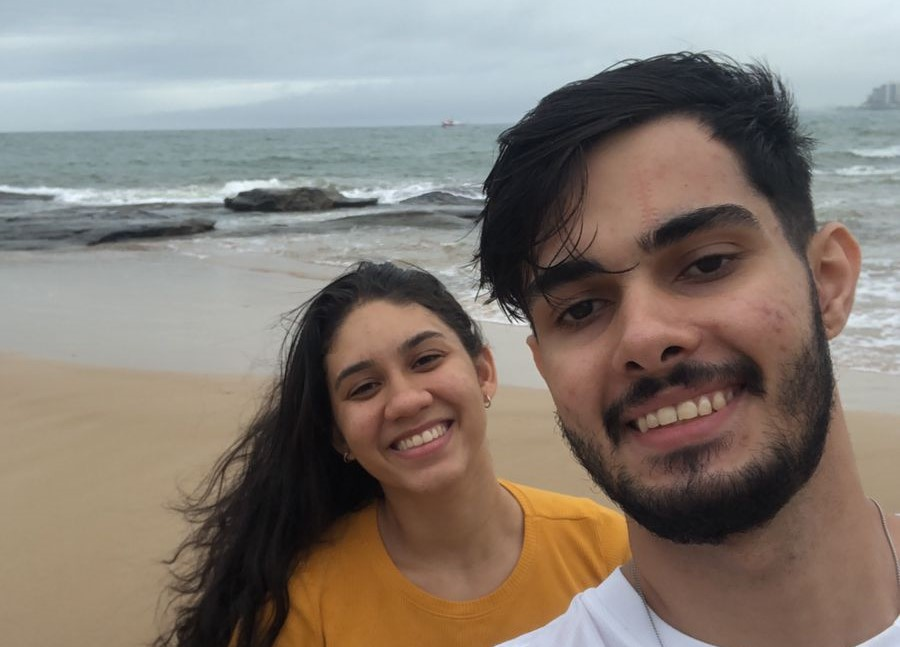
#> input picture imagem/img1.jpg, 900 x 647 px, found by its file name
$ python eye.py
#> lines starting #> are read from the running program, lines starting #| are printed output that depends on the picture; after the words box and inside, x2 and y2 are one past the last pixel; in counts of white or black regions, pixels touching at a corner belong together
import cv2

# Setando a classificacao do xml da OpenCV para olhos
faceCascade = cv2.CascadeClassifier(cv2.data.haarcascades + 'haarcascade_eye.xml')

# Ler a imagem
image = cv2.imread(r"C:\Users\inaci\PycharmProjects\ReconhecimentoFacial\imagem\img1.jpg")
#> image is the input picture: shape (647, 900, 3); mean B, G, R 116.6, 124.9, 134.4

gray = cv2.cvtColor(image, cv2.COLOR_BGR2GRAY)
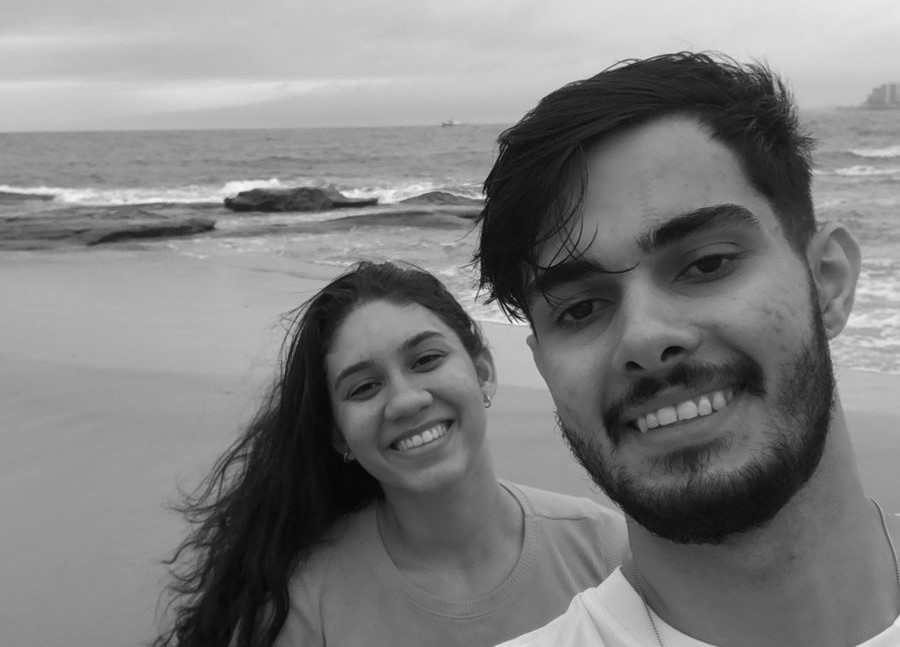
#> gray: shape (647, 900); min 2, max 249, mean 126.8

# Fazer a deteccao da imagem
faces = faceCascade.detectMultiScale(
    gray,
    scaleFactor=1.1,
    minNeighbors=5,
    minSize=(30, 30)
)
#> faces = [[547, 286, 55, 55], [402, 342, 40, 40], [669, 230, 70, 70]]

# Setar o retangulo amarelo
for (x, y, w, h) in faces:
    cv2.rectangle(image, (x, y), (x+w, y+h), (0, 255, 210), 2)
#> this loop made 3 passes
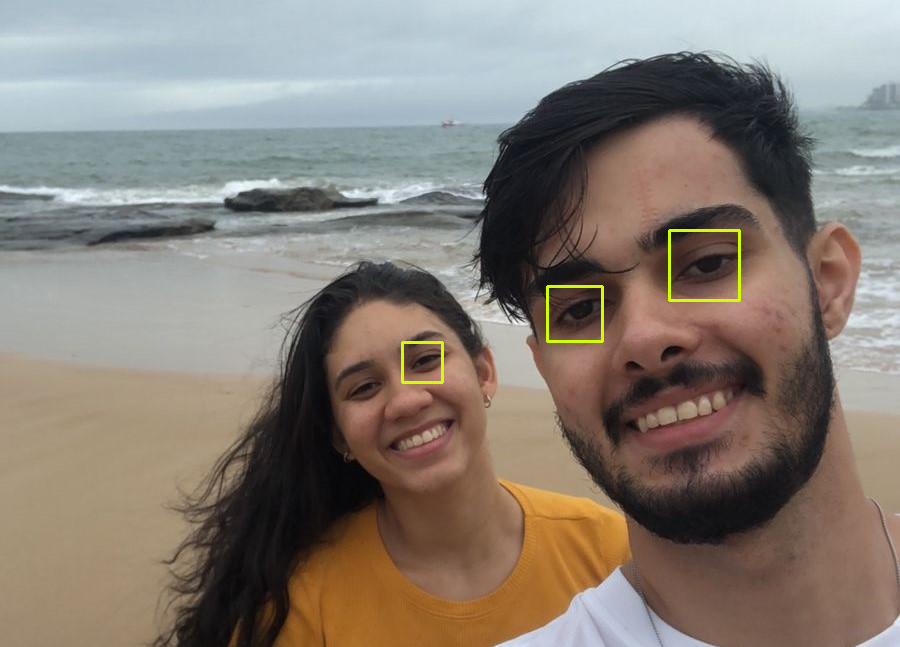
#> image: shape (647, 900, 3); 0.34% of pixels changed, all inside (x1, y1, x2, y2) = (401, 229, 741, 384)

# Exibir a imagem
cv2.imshow("Titulo da imagem", image)
cv2.waitKey(0)
